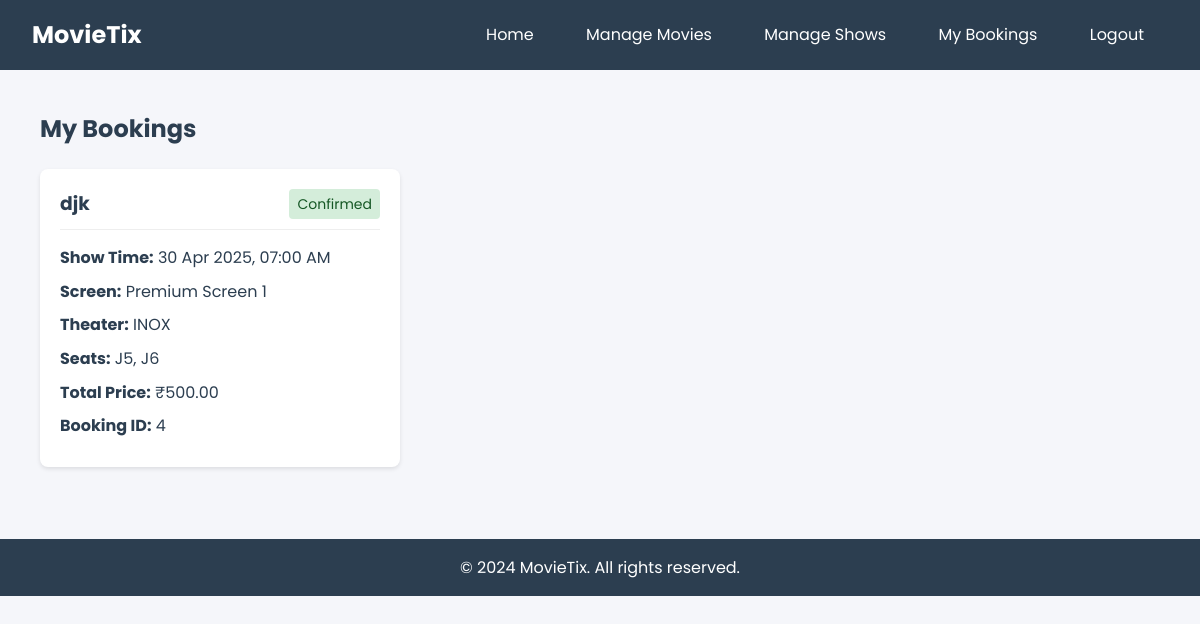
The app's page /dashboard (signed in) with its own data.
### app.py (models this page shows)
class Booking(db.Model):
    id = db.Column(db.Integer, primary_key=True)
    user_id = db.Column(db.Integer, db.ForeignKey('user.id'), nullable=False)
    show_id = db.Column(db.Integer, db.ForeignKey('show.id'), nullable=False)
    booking_time = db.Column(db.DateTime, default=datetime.utcnow)
    seats = db.relationship('Seat', backref='booking', lazy=True)
    status = db.Column(db.String(20), default='Pending')  # Pending, Confirmed, Cancelled

class Movie(db.Model):
    id = db.Column(db.Integer, primary_key=True)
    title = db.Column(db.String(100), nullable=False)
    description = db.Column(db.Text, nullable=False)
    duration = db.Column(db.Integer, nullable=False)  # in minutes
    language = db.Column(db.String(50), nullable=False)
    release_date = db.Column(db.Date, nullable=False)
    poster_image = db.Column(db.String(200))
    genre = db.Column(db.String(100))
    rating = db.Column(db.Float, default=0.0)
    status = db.Column(db.String(20), default='Coming Soon')  # Now Showing, Coming Soon
    shows = db.relationship('Show', backref='movie', lazy=True)

class Show(db.Model):
    id = db.Column(db.Integer, primary_key=True)
    movie_id = db.Column(db.Integer, db.ForeignKey('movie.id'), nullable=False)
    screen_id = db.Column(db.Integer, db.ForeignKey('screen.id'), nullable=False)
    show_time = db.Column(db.DateTime, nullable=False)
    price = db.Column(db.Float, nullable=False)
    available_seats = db.Column(db.Integer, nullable=False)
    bookings = db.relationship('Booking', backref='show', lazy=True)

class Screen(db.Model):
    id = db.Column(db.Integer, primary_key=True)
    name = db.Column(db.String(50), nullable=False)
    theater_id = db.Column(db.Integer, db.ForeignKey('theater.id'), nullable=False)
    capacity = db.Column(db.Integer, nullable=False)
    shows = db.relationship('Show', backref='screen', lazy=True)

class Theater(db.Model):
    id = db.Column(db.Integer, primary_key=True)
    name = db.Column(db.String(100), nullable=False)
    location = db.Column(db.String(200), nullable=False)
    capacity = db.Column(db.Integer, nullable=False)
    screens = db.relationship('Screen', backref='theater', lazy=True)

class Seat(db.Model):
    id = db.Column(db.Integer, primary_key=True)
    show_id = db.Column(db.Integer, db.ForeignKey('show.id'), nullable=False)
    seat_number = db.Column(db.String(10), nullable=False)
    status = db.Column(db.String(20), default='Available')  # Available, Booked, Reserved
    booking_id = db.Column(db.Integer, db.ForeignKey('booking.id'), nullable=True)

### app.py (the view)
@app.route('/dashboard')
def dashboard():
    if 'user_id' not in session:
        flash('Please login to view your bookings', 'warning')
        return redirect(url_for('login'))
    user = User.query.get_or_404(session['user_id'])
    bookings = Booking.query.filter_by(user_id=user.id).order_by(Booking.booking_time.desc()).all()
    return render_template('dashboard.html', user=user, bookings=bookings)

### templates/dashboard.html (shortened to what this page needs)
{% extends "base.html" %}
{% block content %}
<div class="dashboard-container">
    <h2>My Bookings</h2>
    {% if bookings %}
        <div class="bookings-grid">
            {% for booking in bookings %}
            <div class="booking-card">
                <div class="booking-header">
                    <h3>{{ booking.show.movie.title }}</h3>
                    <span class="status {{ booking.status.lower() }}">{{ booking.status }}</span>
                </div>
                <div class="booking-details">
                    <p><strong>Show Time:</strong> {{ booking.show.show_time.strftime('%d %b %Y, %I:%M %p') }}</p>
                    <p><strong>Screen:</strong> {{ booking.show.screen.name }}</p>
                    <p><strong>Theater:</strong> {{ booking.show.screen.theater.name }}</p>
                    <p><strong>Seats:</strong>
                        {% for seat in booking.seats %}
                            {{ seat.seat_number }}{% if not loop.last %}, {% endif %}
                        {% endfor %}
                    </p>
                    <p><strong>Total Price:</strong> ₹{{ "%.2f"|format(booking.show.price * booking.seats|length) }}</p>
                    <p><strong>Booking ID:</strong> {{ booking.id }}</p>
                </div>
            </div>
            {% endfor %}
        </div>
    {% else %}
        <div class="no-bookings">
            <p>You haven't made any bookings yet.</p>
            <a href="{{ url_for('index') }}" class="btn btn-primary">Book Tickets</a>
        </div>
    {% endif %}
</div>
{% endblock %}

### static/css/style.css (style rules this page uses)
:root { --primary-color: #2c3e50; --secondary-color: #e74c3c; --background-color: #f5f6fa; --text-color: #2c3e50; --border-color: #dcdde1; }
* { margin: 0; padding: 0; box-sizing: border-box; }
body { font-family: 'Poppins', sans-serif; background-color: var(--background-color); color: var(--text-color); line-height: 1.6; }

### templates/dashboard.html (style rules this page uses)
.dashboard-container { max-width: 1200px; margin: 0 auto; padding: 20px; }
.bookings-grid { display: grid; grid-template-columns: repeat(auto-fill, minmax(300px, 1fr)); gap: 20px; margin-top: 20px; }
.booking-card { background: white; border-radius: 8px; box-shadow: 0 2px 4px rgba(0,0,0,0.1); padding: 20px; }
.booking-header { display: flex; justify-content: space-between; align-items: center; margin-bottom: 15px; padding-bottom: 10px; border-bottom: 1px solid #eee; }
.booking-header h3 { margin: 0; color: #2c3e50; }
.status { padding: 4px 8px; border-radius: 4px; font-size: 0.875rem; }
.status.confirmed { background-color: #d4edda; color: #155724; }
.booking-details p { margin: 8px 0; color: #2c3e50; }

### records on screen
Booking: show.movie "djk", status "Confirmed", show.show_time "30 Apr 2025, 07:00 AM", show.screen.name "Premium Screen 1", show.screen.theater.name "INOX", show|length "500.00", id "4"
Seat: seat_number "J5"
Seat: seat_number "J6"
